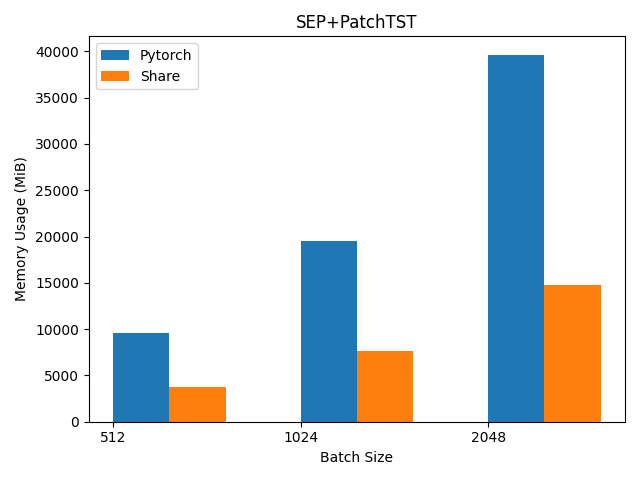

Reproduce this figure in Python.
import matplotlib.pyplot as plt
import numpy as np

labels = ['512', '1024', '2048']
pytorch = [9626, 19534, 39640]
share = [3754, 7610, 14726]

x = np.arange(len(labels))  
width = 0.3  

fig, ax = plt.subplots()
rects1 = ax.bar(x + width/2, pytorch, width, label='Pytorch')
rects2 = ax.bar(x + 1.5*width, share, width, label='Share')

ax.set_xlabel('Batch Size')  # 设定x轴的单位为Batch Size
ax.set_ylabel('Memory Usage (MiB)')  # 设定y轴的单位为Memory Usage (MiB)
ax.set_title('SEP+PatchTST')
ax.set_xticks(x)
ax.set_xticklabels(labels)
ax.legend()

fig.tight_layout()

plt.savefig('patch.png')  # 放在plt.show()之前
plt.show()
